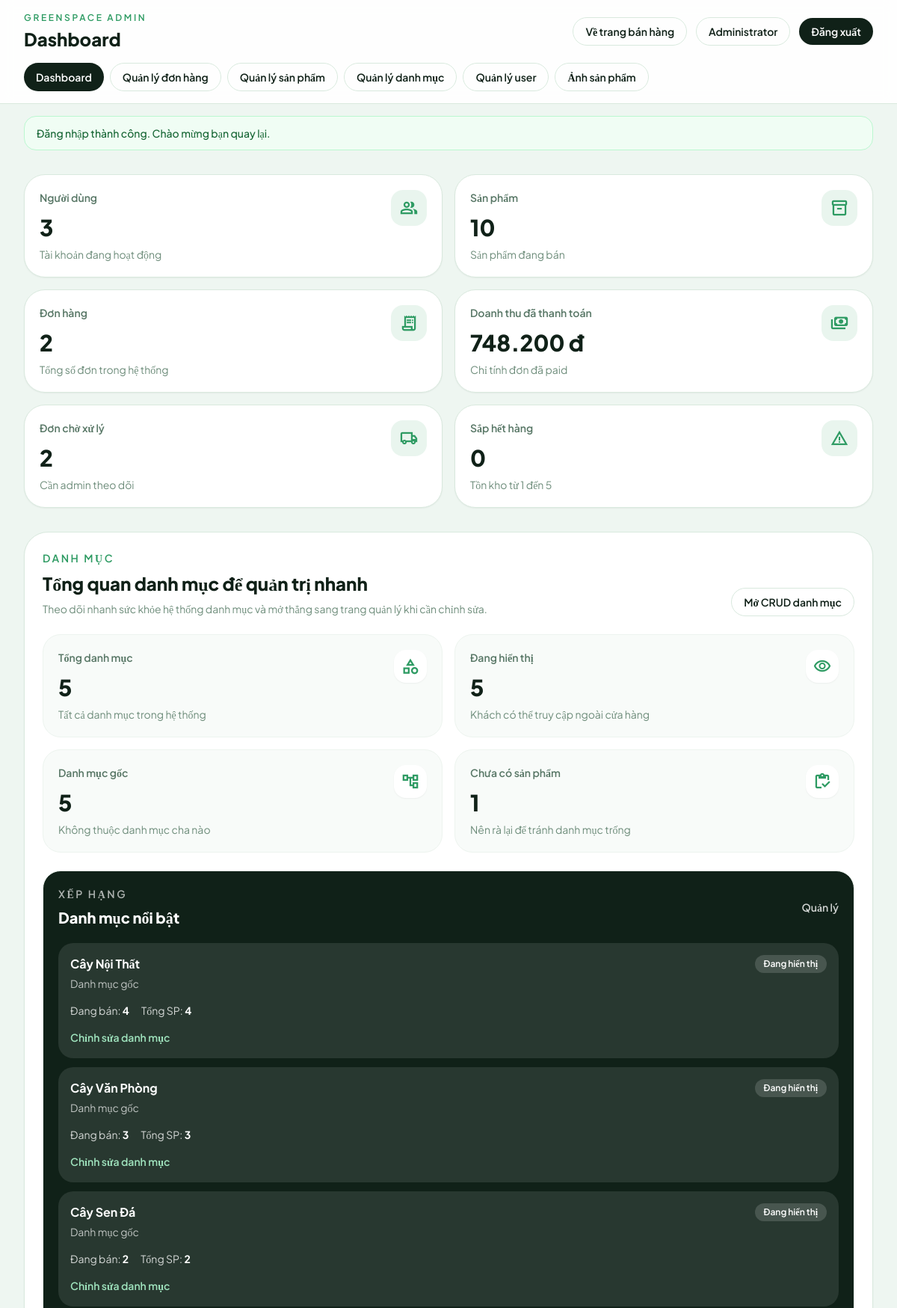
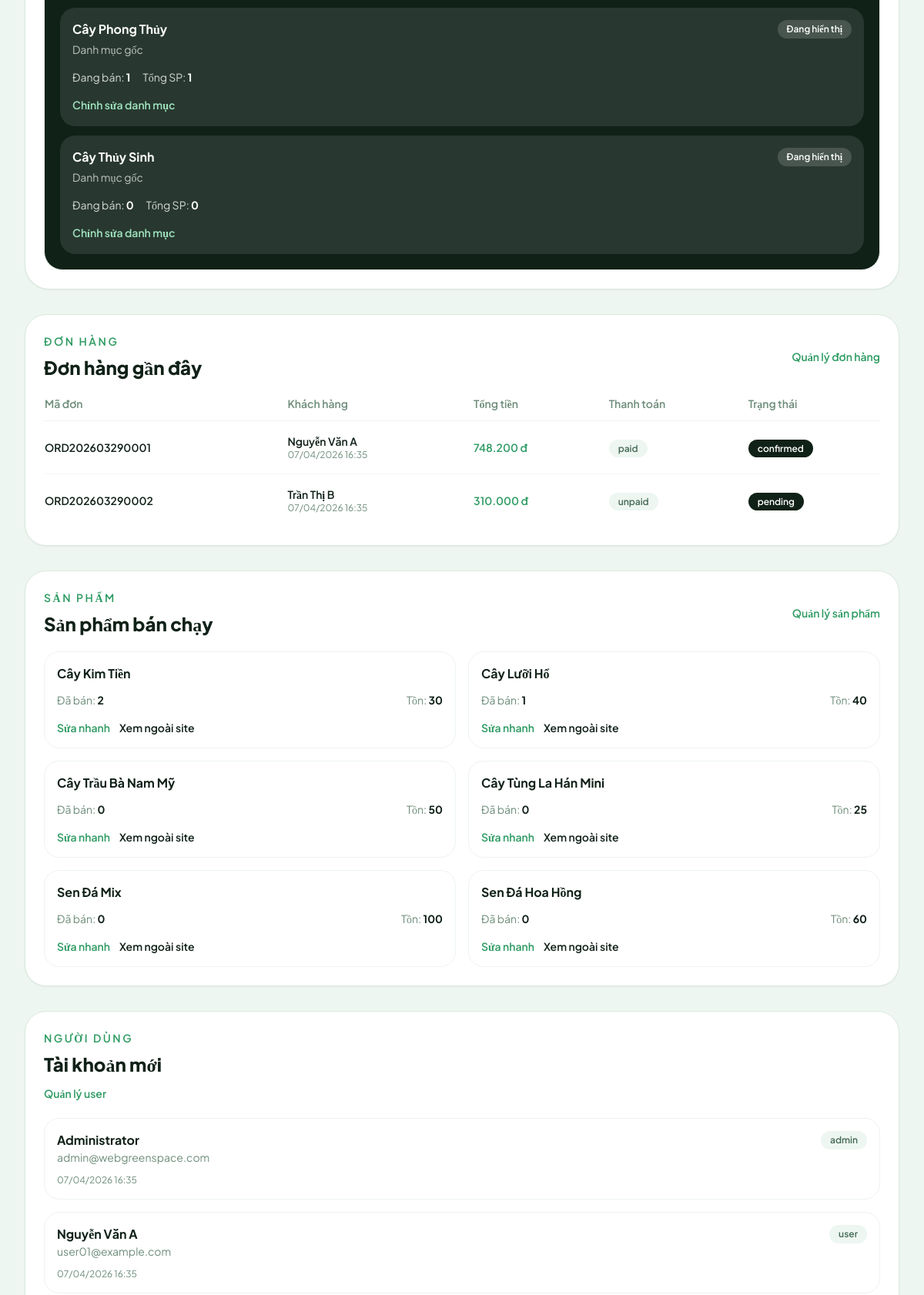
Page /admin/dashboard.php (signed in, upper part) on the committed database (2 pictures, top to bottom).
### tables this page shows
CREATE TABLE users (
    id INT AUTO_INCREMENT PRIMARY KEY,
    username VARCHAR(50) NOT NULL UNIQUE,
    email VARCHAR(100) NOT NULL UNIQUE,
    password VARCHAR(255) NOT NULL,
    full_name VARCHAR(100) NOT NULL,
    phone VARCHAR(20) DEFAULT NULL,
    role ENUM('admin', 'user') NOT NULL DEFAULT 'user',
    admin_permissions TEXT DEFAULT NULL,
    status ENUM('active', 'inactive') NOT NULL DEFAULT 'active',
    created_at TIMESTAMP DEFAULT CURRENT_TIMESTAMP,
    updated_at TIMESTAMP DEFAULT CURRENT_TIMESTAMP ON UPDATE CURRENT_TIMESTAMP
);

CREATE TABLE categories (
    id INT AUTO_INCREMENT PRIMARY KEY,
    name VARCHAR(100) NOT NULL,
    slug VARCHAR(100) NOT NULL UNIQUE,
    description TEXT DEFAULT NULL,
    image VARCHAR(255) DEFAULT NULL,
    parent_id INT DEFAULT NULL,
    status ENUM('active', 'inactive') NOT NULL DEFAULT 'active',
    created_at TIMESTAMP DEFAULT CURRENT_TIMESTAMP,
    updated_at TIMESTAMP DEFAULT CURRENT_TIMESTAMP ON UPDATE CURRENT_TIMESTAMP,
    CONSTRAINT fk_categories_parent
        FOREIGN KEY (parent_id) REFERENCES categories(id) ON DELETE SET NULL,
    INDEX idx_categories_parent_id (parent_id),
    INDEX idx_categories_status (status)
);

CREATE TABLE orders (
    id INT AUTO_INCREMENT PRIMARY KEY,
    user_id INT NOT NULL,
    order_number VARCHAR(50) NOT NULL UNIQUE,
    full_name VARCHAR(100) NOT NULL,
    email VARCHAR(100) NOT NULL,
    phone VARCHAR(20) NOT NULL,
    address TEXT NOT NULL,
    note TEXT DEFAULT NULL,
    subtotal DECIMAL(10, 2) NOT NULL DEFAULT 0,
    discount_amount DECIMAL(10, 2) NOT NULL DEFAULT 0,
    shipping_fee DECIMAL(10, 2) NOT NULL DEFAULT 0,
    total_amount DECIMAL(10, 2) NOT NULL,
    coupon_code VARCHAR(50) DEFAULT NULL,
    payment_method ENUM('cod', 'online_mock') NOT NULL DEFAULT 'cod',
    payment_status ENUM('unpaid', 'pending_review', 'paid', 'failed') NOT NULL DEFAULT 'unpaid',
    order_status ENUM('pending', 'confirmed', 'processing', 'shipping', 'delivered', 'cancelled') NOT NULL DEFAULT 'pending',
    created_at TIMESTAMP DEFAULT CURRENT_TIMESTAMP,
    updated_at TIMESTAMP DEFAULT CURRENT_TIMESTAMP ON UPDATE CURRENT_TIMESTAMP,
    CONSTRAINT fk_orders_user
        FOREIGN KEY (user_id) REFERENCES users(id) ON DELETE CASCADE,
    INDEX idx_orders_user_id (user_id),
    INDEX idx_orders_payment_status (payment_status),
    INDEX idx_orders_order_status (order_status)
);

CREATE TABLE products (
    id INT AUTO_INCREMENT PRIMARY KEY,
    category_id INT NOT NULL,
    name VARCHAR(200) NOT NULL,
    slug VARCHAR(200) NOT NULL UNIQUE,
    description TEXT DEFAULT NULL,
    price DECIMAL(10, 2) NOT NULL,
    sale_price DECIMAL(10, 2) DEFAULT NULL,
    stock INT NOT NULL DEFAULT 0,
    image VARCHAR(255) DEFAULT NULL,
    images TEXT DEFAULT NULL,  
    size VARCHAR(50) DEFAULT NULL,
    care_level ENUM('easy', 'medium', 'hard') NOT NULL DEFAULT 'medium',
    light_requirement ENUM('low', 'medium', 'high') NOT NULL DEFAULT 'medium',
    water_requirement ENUM('low', 'medium', 'high') NOT NULL DEFAULT 'medium',
    featured TINYINT(1) NOT NULL DEFAULT 0,
    status ENUM('active', 'inactive') NOT NULL DEFAULT 'active',
    views INT NOT NULL DEFAULT 0,
    created_at TIMESTAMP DEFAULT CURRENT_TIMESTAMP,
    updated_at TIMESTAMP DEFAULT CURRENT_TIMESTAMP ON UPDATE CURRENT_TIMESTAMP,
    CONSTRAINT fk_products_category
        FOREIGN KEY (category_id) REFERENCES categories(id) ON DELETE CASCADE,
    INDEX idx_products_category_id (category_id),
    INDEX idx_products_status (status),
    INDEX idx_products_featured (featured),
    INDEX idx_products_price (price),
    INDEX idx_products_stock (stock)
);

### public/admin/dashboard.php (the view, shortened to what the rows shown need)
<?php
require_once __DIR__ . '/bootstrap.php';
$dashboardService = new AdminDashboardService();
$dashboard = $dashboardService->getDashboardData();
$recentOrders = $dashboard['recent_orders'];
$recentUsers = $dashboard['recent_users'];
$topCategories = $dashboard['top_categories'];
$topProducts = $dashboard['top_products'];
render_admin_header('Dashboard');
?>
<div class="space-y-8">
    <section class="rounded-[2rem] border border-[#d9e9de] bg-white p-6 shadow-sm">
        <div class="flex flex-col gap-4 lg:flex-row lg:items-end lg:justify-between">
            <div>
                <h2 class="mt-2 text-2xl font-extrabold text-[#102118]">Tổng quan danh mục để quản trị nhanh</h2>
            </div>
        </div>
        <div class="mt-6 grid gap-6 xl:grid-cols-[1.1fr_0.9fr]">
            <article class="rounded-[1.5rem] border border-[#edf4ef] bg-[#102118] p-5 text-white">
                <div class="mt-5 space-y-3">
                    <?php foreach ($topCategories as $category): ?>
                        <article class="rounded-[1.25rem] bg-white/10 px-4 py-4">
                            <div class="flex items-start justify-between gap-3">
                                <div>
                                    <p class="font-bold"><?= clean($category['name']) ?></p>
                                    <p class="mt-1 text-sm text-white/70"><?= clean($category['parent_name'] ?? 'Danh mục gốc') ?></p>
                                </div>
                                <span class="rounded-full bg-white/15 px-3 py-1 text-xs font-semibold">
                                    <?= $category['status'] === 'active' ? 'Đang hiển thị' : 'Đang ẩn' ?>
                                </span>
                            </div>
                            <div class="mt-4 flex flex-wrap items-center gap-4 text-sm text-white/80">
                                <span>Đang bán: <strong class="text-white"><?= clean((string)$category['active_product_count']) ?></strong></span>
                                <span>Tổng SP: <strong class="text-white"><?= clean((string)$category['product_count']) ?></strong></span>
                            </div>
                            <a href="categories.php?edit=<?= clean((string)$category['id']) ?>" class="mt-4 inline-flex text-sm font-semibold text-[#9fe3bd] hover:text-white">Chỉnh sửa danh mục</a>
                        </article>
                    <?php endforeach; ?>
                </div>
            </article>
        </div>
    </section>
    <section class="grid gap-8 xl:grid-cols-[1.15fr_0.85fr]">
        <div class="space-y-8">
            <article class="rounded-[1.75rem] border border-[#d9e9de] bg-white p-6 shadow-sm">
                <div class="mb-5 flex items-center justify-between gap-3">
                    <div>
                        <h2 class="mt-2 text-2xl font-extrabold text-[#102118]">Đơn hàng gần đây</h2>
                    </div>
                </div>
                <div class="overflow-x-auto">
                    <table class="min-w-full text-sm">
                        <thead>
                            <tr class="border-b border-[#edf4ef] text-left text-[#6e8d7b]">
                                <th class="pb-3 pr-4 font-semibold">Mã đơn</th>
                                <th class="pb-3 pr-4 font-semibold">Khách hàng</th>
                                <th class="pb-3 pr-4 font-semibold">Tổng tiền</th>
                                <th class="pb-3 pr-4 font-semibold">Thanh toán</th>
                                <th class="pb-3 font-semibold">Trạng thái</th>
                            </tr>
                        </thead>
                        <tbody>
                            <?php foreach ($recentOrders as $order): ?>
                                <tr class="border-b border-[#f4f8f5] last:border-b-0">
                                    <td class="py-4 pr-4 font-semibold text-[#102118]"><?= clean($order['order_number']) ?></td>
                                    <td class="py-4 pr-4">
                                        <p class="font-semibold text-[#102118]"><?= clean($order['full_name']) ?></p>
                                        <p class="text-xs text-[#6e8d7b]"><?= format_date($order['created_at'], 'd/m/Y H:i') ?></p>
                                    </td>
                                    <td class="py-4 pr-4 font-semibold text-[#2e9b63]"><?= format_currency((float)$order['total_amount']) ?></td>
                                    <td class="py-4 pr-4">
                                        <span class="rounded-full bg-[#eef6f1] px-3 py-1 text-xs font-semibold text-[#456a57]"><?= clean($order['payment_status']) ?></span>
                                    </td>
                                    <td class="py-4">
                                        <span class="rounded-full bg-[#102118] px-3 py-1 text-xs font-semibold text-white"><?= clean($order['order_status']) ?></span>
                                    </td>
                                </tr>
                            <?php endforeach; ?>
                        </tbody>
                    </table>
                </div>
            </article>
            <article class="rounded-[1.75rem] border border-[#d9e9de] bg-white p-6 shadow-sm">
                <div class="mb-5 flex items-center justify-between gap-3">
                    <div>
                        <h2 class="mt-2 text-2xl font-extrabold text-[#102118]">Sản phẩm bán chạy</h2>
                    </div>
                </div>
                <div class="grid gap-4 md:grid-cols-2">
                    <?php foreach ($topProducts as $product): ?>
                        <article class="rounded-[1.25rem] border border-[#edf4ef] p-4">
                            <p class="text-base font-bold text-[#102118]"><?= clean($product['name']) ?></p>
                            <div class="mt-3 flex items-center justify-between text-sm">
                                <span class="text-[#6e8d7b]">Đã bán: <strong class="text-[#102118]"><?= clean((string)$product['units_sold']) ?></strong></span>
                                <span class="text-[#6e8d7b]">Tồn: <strong class="text-[#102118]"><?= clean((string)$product['stock']) ?></strong></span>
                            </div>
                            <div class="mt-4 flex flex-wrap gap-3">
                                <a href="products.php?edit=<?= clean((string)$product['id']) ?>" class="text-sm font-semibold text-[#2e9b63] hover:text-[#22784d]">Sửa nhanh</a>
                                <a href="../product-detail.php?slug=<?= clean($product['slug']) ?>" class="text-sm font-semibold text-[#102118] hover:text-[#2e9b63]">Xem ngoài site</a>
                            </div>
                        </article>
                    <?php endforeach; ?>
                </div>
            </article>
        </div>
        <div class="space-y-8">
            <article class="rounded-[1.75rem] border border-[#d9e9de] bg-white p-6 shadow-sm">
                <div class="mb-5">
                    <h2 class="mt-2 text-2xl font-extrabold text-[#102118]">Tài khoản mới</h2>
                </div>
                <div class="space-y-4">
                    <?php foreach ($recentUsers as $user): ?>
                        <div class="rounded-[1.25rem] border border-[#edf4ef] p-4">
                            <div class="flex items-start justify-between gap-4">
                                <div>
                                    <p class="font-bold text-[#102118]"><?= clean($user['full_name'] ?: $user['username']) ?></p>
                                    <p class="text-sm text-[#6e8d7b]"><?= clean($user['email']) ?></p>
                                </div>
                                <span class="rounded-full bg-[#eef6f1] px-3 py-1 text-xs font-semibold text-[#456a57]"><?= clean($user['role']) ?></span>
                            </div>
                            <p class="mt-3 text-xs text-[#6e8d7b]"><?= format_date($user['created_at'], 'd/m/Y H:i') ?></p>
                        </div>
                    <?php endforeach; ?>
                </div>
            </article>
        </div>
    </section>
</div>
<?php render_admin_footer(); ?>

### public/admin/bootstrap.php (shortened to what the rows shown need)
<?php
require_once __DIR__ . '/../../config/config.php';
require_once __DIR__ . '/../../config/database.php';
function render_admin_header(string $title): void {
    $adminName = get_user_name() ?? 'Admin';
    ?>
    <!DOCTYPE html>
    <html lang="vi">
    <head>
        <script src="https://cdn.tailwindcss.com?plugins=forms"></script>
    </head>
    <body class="min-h-screen bg-[#eef6f1] font-['Plus_Jakarta_Sans'] text-[#102118]">
        <div class="min-h-screen">
            <header class="border-b border-[#d9e9de] bg-white/90 backdrop-blur">
                <div class="mx-auto max-w-7xl px-4 py-4 sm:px-6 lg:px-8">
                    <div class="flex flex-col gap-4 lg:flex-row lg:items-center lg:justify-between">
                        <div>
                            <h1 class="mt-1 text-2xl font-extrabold"><?= clean($title) ?></h1>
                        </div>
                        <div class="flex flex-wrap items-center gap-3">
                            <a href="../home.php" class="inline-flex items-center rounded-full border border-[#d9e9de] px-4 py-2 text-sm font-semibold text-[#102118] transition-colors hover:border-[#2e9b63] hover:text-[#2e9b63]">
                                Về trang bán hàng
                            </a>
                            <a href="../profile.php" class="inline-flex items-center rounded-full border border-[#d9e9de] px-4 py-2 text-sm font-semibold text-[#102118] transition-colors hover:border-[#2e9b63] hover:text-[#2e9b63]">
                                <?= clean($adminName) ?>
                            </a>
                            <form action="../logout.php" method="POST">
                                <button type="submit" class="inline-flex items-center rounded-full bg-[#102118] px-4 py-2 text-sm font-semibold text-white transition-colors hover:bg-[#1f3b2d]">
                                </button>
                            </form>
                        </div>
                    </div>
                </div>
            </header>
            <main class="mx-auto max-w-7xl px-4 py-8 sm:px-6 lg:px-8">
    <?php
}
function render_admin_footer(): void {
    ?>
            </main>
        </div>
    </body>
    </html>
    <?php
}

### rows in the picture
users: full_name "Administrator", email "admin@webgreenspace.com", role "admin", created_at "07/04/2026 16:35"
categories: name "Cây Nội Thất", parent_name "Danh mục gốc", status "Đang hiển thị", active_product_count "4", product_count "4"
categories: name "Cây Văn Phòng", parent_name "Danh mục gốc", status "Đang hiển thị", active_product_count "3", product_count "3"
categories: name "Cây Sen Đá", parent_name "Danh mục gốc", status "Đang hiển thị", active_product_count "2", product_count "2"
categories: name "Cây Phong Thủy", parent_name "Danh mục gốc", status "Đang hiển thị", active_product_count "1", product_count "1"
categories: name "Cây Thủy Sinh", parent_name "Danh mục gốc", status "Đang hiển thị", active_product_count "0", product_count "0"
orders: order_number "ORD202603290001", full_name "Nguyễn Văn A", created_at "07/04/2026 16:35", total_amount "748.200 đ", payment_status "paid", order_status "confirmed"
orders: order_number "ORD202603290002", full_name "Trần Thị B", created_at "07/04/2026 16:35", total_amount "310.000 đ", payment_status "unpaid", order_status "pending"
products: name "Cây Kim Tiền", units_sold "2", stock "30"
products: name "Cây Lưỡi Hổ", units_sold "1", stock "40"
products: name "Cây Trầu Bà Nam Mỹ", units_sold "0", stock "50"
products: name "Cây Tùng La Hán Mini", units_sold "0", stock "25"
products: name "Sen Đá Mix", units_sold "0", stock "100"
products: name "Sen Đá Hoa Hồng", units_sold "0", stock "60"
users: full_name "Nguyễn Văn A", email "user01@example.com", role "user", created_at "07/04/2026 16:35"

### other values in the picture
$title "Dashboard"
$label "Dashboard"
$label "Quản lý đơn hàng"
$label "Quản lý sản phẩm"
$label "Quản lý danh mục"
$label "Quản lý user"
$label "Ảnh sản phẩm"
$flash['message'] "Đăng nhập thành công. Chào mừng bạn quay lại."
$card['label'] "Người dùng"
$card['value'] "3"
$card['hint'] "Tài khoản đang hoạt động"
$card['label'] "Sản phẩm"
$card['value'] "10"
$card['hint'] "Sản phẩm đang bán"
$card['label'] "Đơn hàng"
